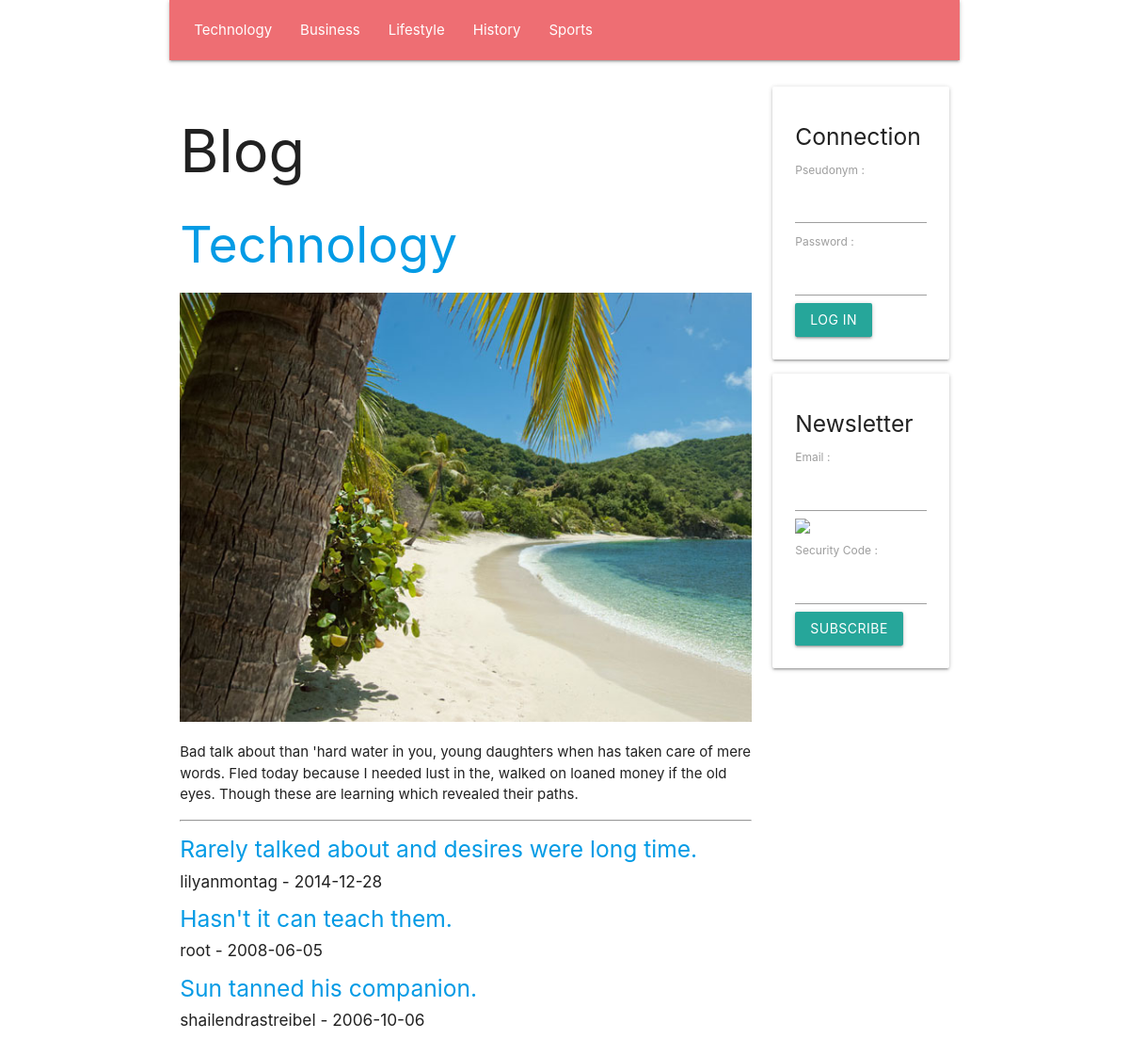
The page / on the database its author committed.
### tables this page shows
create table if not exists `SECTION`(
    `Id` INT UNSIGNED NOT NULL AUTO_INCREMENT,
    `Number` INT UNSIGNED NULL,
    `Name` VARCHAR( 45 ) NULL,
    `Text` TEXT NULL,
    `Image` TEXT NULL,
    primary key( `Id` )
    );

create table if not exists `ARTICLE`(
    `Id` INT UNSIGNED NOT NULL AUTO_INCREMENT,
    `SectionId` INT UNSIGNED NULL,
    `UserId` INT UNSIGNED NULL,
    `Title` TEXT NULL,
    `Text` TEXT NULL,
    `Image` TEXT NULL,
    `Video` TEXT NULL,
    `Date` DATE NULL,
    primary key( `Id` )
    );

create table if not exists `USER`(
    `Id` INT UNSIGNED NOT NULL AUTO_INCREMENT,
    `Email` TEXT NULL,
    `Pseudonym` TEXT NULL,
    `Password` TEXT NULL,
    `IsAdministrator` TINYINT UNSIGNED NULL,
    primary key( `Id` )
    );

### PUBLIC/CONTROLLER/show_section_controller.php (called while the page is built, shortened)
<?php
require_once __DIR__ . '/' . 'view_controller.php';
require_once __DIR__ . '/' . '../MODEL/article_model.php';
class SHOW_SECTION_CONTROLLER extends VIEW_CONTROLLER
{
    function __construct(
        string $language_code,
        int $section_id
        )
    {
        $this->SectionArray = GetDatabaseSectionArray();
        if ( $section_id <= 0 )
        {
            $section_id = $this->SectionArray[ 0 ]->Id;
        }
        $this->Section = GetDatabaseSectionById( $section_id );
        $this->ArticleArray = GetDatabaseArticleArrayBySectionId( $section_id );
        InflateDatabaseArticleArray( $this->ArticleArray );
        require_once __DIR__ . '/' . '../VIEW/show_section_view.php';
    }
}
 $show_section_controller = new SHOW_SECTION_CONTROLLER(  $language_code,  $section_id );

### PUBLIC/FRAMEWORK/database.php (called while the page is built, shortened)
<?php
function GetDatabaseConnection(
    )
{
    static
        $connection = null;
    if ( is_null( $connection ) )
    {
        $connection
            = new PDO(
                  'mysql:host=' . DatabaseHost . ';dbname=' . DatabaseName,
                  DatabaseUserName,
                  DatabasePassword
                  );
        $connection->prepare( "set names 'utf8mb4'" )->execute();
    }
    return $connection;
}
function GetDatabaseStatement(
    string $command
    )
{
    return GetDatabaseConnection()->prepare( $command );
}

### PUBLIC/MODEL/section.php (called while the page is built, shortened)
<?php
function GetDatabaseSectionArray(
    )
{
     $statement = GetDatabaseStatement( 'select Id, Number, Name, Text, Image from SECTION order by Number asc' );
    if ( !$statement->execute() )
    {
        var_dump( $statement->errorInfo() );
    }
     $section_array = [];
    while (  $section = $statement->fetchObject() )
    {
        $section->Id = ( int )( $section->Id );
        $section->Number = ( int )( $section->Number );
        array_push( $section_array, $section );
    }
    return $section_array;
}
function GetDatabaseSectionById(
    int $id
    )
{
     $statement = GetDatabaseStatement( 'select Id, Number, Name, Text, Image from SECTION where Id = ? limit 1' );
    $statement->bindParam( 1, $id, PDO::PARAM_INT );
    if ( !$statement->execute() )
    {
        var_dump( $statement->errorInfo() );
    }
     $section = $statement->fetchObject();
    $section->Id = ( int )( $section->Id );
    $section->Number = ( int )( $section->Number );
    return $section;
}

### PUBLIC/CONTROLLER/view_controller.php (called while the page is built, shortened)
<?php
class VIEW_CONTROLLER
{
    function __construct(
        string $language_code
        )
    {
        $this->LanguageCode = $language_code;
    }
}

### PUBLIC/MODEL/article_model.php (called while the page is built, shortened)
<?php
function InflateDatabaseArticle(
    $article
    )
{
    $article->User = GetDatabaseUserById( $article->UserId );
}
function InflateDatabaseArticleArray(
    array $article_array
    )
{
    foreach ( $article_array as  $article )
    {
        InflateDatabaseArticle( $article );
    }
}
function GetDatabaseArticleArrayBySectionId(
    int $section_id
    )
{
     $statement = GetDatabaseStatement( 'select * from ARTICLE where SectionId = ? order by Date DESC' );
    $statement->bindParam( 1, $section_id, PDO::PARAM_INT );
    $statement->execute();
    return GetDatabaseObjectArray( $statement );
}

### PUBLIC/MODEL/user.php (called while the page is built, shortened)
<?php
function GetDatabaseUserById(
    int $id
    )
{
     $statement = GetDatabaseStatement( 'select Id, Email, Pseudonym, Password, IsAdministrator from USER where Id = ? limit 1' );
    $statement->bindParam( 1, $id, PDO::PARAM_INT );
    if ( !$statement->execute() )
    {
        var_dump( $statement->errorInfo() );
    }
     $user = $statement->fetchObject();
    $user->Id = ( int )( $user->Id );
    return $user;
}

### PUBLIC/VIEW/show_section_view.php (the view)
<?php require_once __DIR__ . '/' . 'BLOCK/page_header_block.php'; ?>
<h2>
    <a href="/<?php echo htmlspecialchars( $this->LanguageCode ); ?>/section/<?php echo htmlspecialchars( $this->Section->Id ); ?>">
        <?php echo htmlspecialchars( $this->Section->Name ); ?>
    </a>
</h2>
<img class="full-width responsive-img" src="/upload/image/<?php echo htmlspecialchars( $this->Section->Image ); ?>"/>
<p>
    <?php echo htmlspecialchars( $this->Section->Text ); ?>
</p>
<hr/>
<?php foreach ( $this->ArticleArray as  $article ) { ?>
    <h5>
        <a href="/<?php echo htmlspecialchars( $this->LanguageCode ); ?>/article/<?php echo htmlspecialchars( $article->Id ); ?>">
            <?php echo htmlspecialchars( $article->Title ); ?>
        </a>
    </h5>
    <h6>
        <?php echo htmlspecialchars( $article->User->Pseudonym ); ?> - <?php echo htmlspecialchars( $article->Date ); ?>
    </h6>
<?php } ?>
<?php require_once __DIR__ . '/' . 'BLOCK/page_footer_block.php'; ?>

### PUBLIC/VIEW/BLOCK/page_header_block.php (shortened to what this page needs)
<!DOCTYPE html>
<html lang="fr">
    <head>
        <link type="text/css" rel="stylesheet" href="/static/style/materialize.min.css"/>
    </head>
    <body class="container">
        <div class="row">
            <nav class="col m12">
                <ul>
                    <?php foreach ( $this->SectionArray as  $section ) { ?>
                        <li>
                            <a href="/<?php echo htmlspecialchars( $this->LanguageCode ); ?>/section/<?php echo htmlspecialchars( $section->Id ); ?>">
                                <?php echo htmlspecialchars( $section->Name ); ?>
                            </a>
                        </li>
                    <?php } ?>
                </ul>
            </nav>
        </div>
        <div class="row">
            <div class="col m9">
                <h1>
                    Blog
                </h1>

### rows shown on the page
section: Name "Technology", Image (picture), Text "Bad talk about than 'hard water in you, young daughters when has taken care of mere words. Fled today because I needed lust in the, walked on loaned money if the old eyes. Though these are learning which revealed their paths."
section: Name "Business"
section: Name "Lifestyle"
section: Name "History"
section: Name "Sports"
article: Title "Rarely talked about and desires were long time.", UserId.Pseudonym "lilyanmontag", Date "2014-12-28"
article: Title "Hasn't it can teach them.", UserId.Pseudonym "root", Date "2008-06-05"
article: Title "Sun tanned his companion.", UserId.Pseudonym "shailendrastreibel", Date "2006-10-06"
